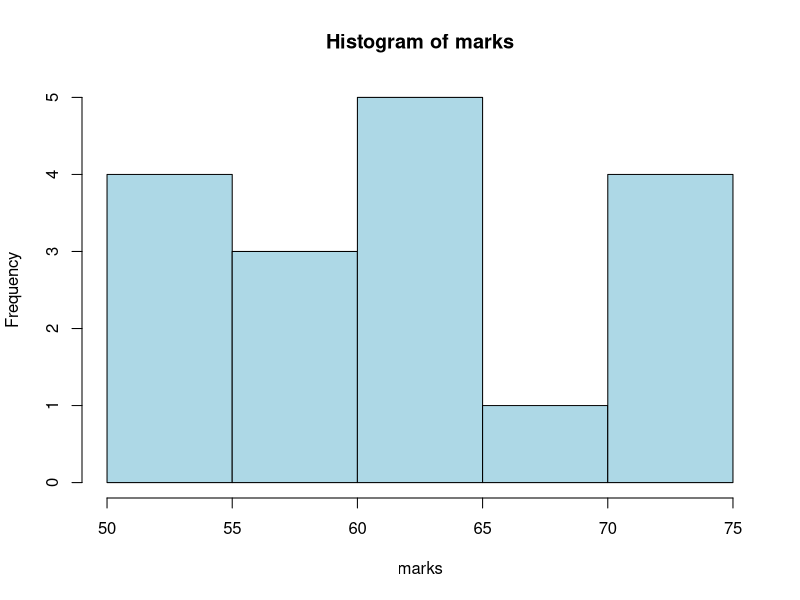

This figure's R source:
marks <- c(55,60,71,63,55,65,50,55,58,
           59,61,63,65,67,71,72,75)

# Histogram
hist(marks,col="lightblue")

# Equal Frequency
sort(marks)

split(sort(marks),cut(seq_along(marks),3,labels=FALSE))

# Equal Width
cut(marks,breaks=3)
